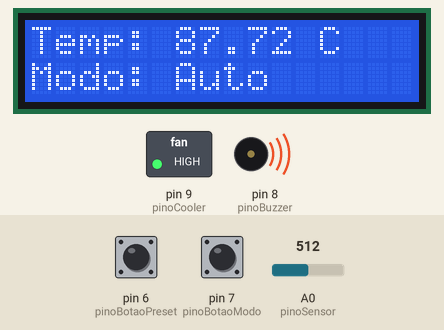
The sketch below on a simulated Arduino Uno, built with avr-gcc and run on an emulated ATmega328P. On the bench: 16×2 character LCD, switched loads named in the sketch (green lamp = pin HIGH), buzzer (waves = sounding). The inputs (shaded band) are chosen by the test bench; at power-on: pin 7 (pinoBotaoModo) LOW, pin 6 (pinoBotaoPreset) LOW, A0 (pinoSensor) = 512.

Above: at 2.7 s.
2.8 s: pin 7 (pinoBotaoModo) pulled HIGH for 0.6 s
At 4.4 s:
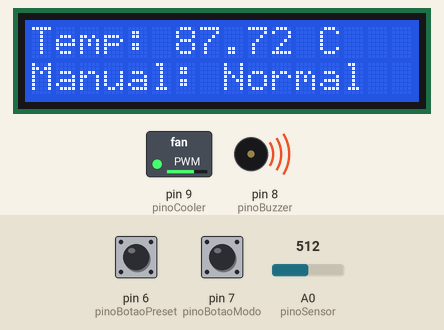
4.9 s: pin 6 (pinoBotaoPreset) pulled HIGH for 0.6 s
At 6.3 s:
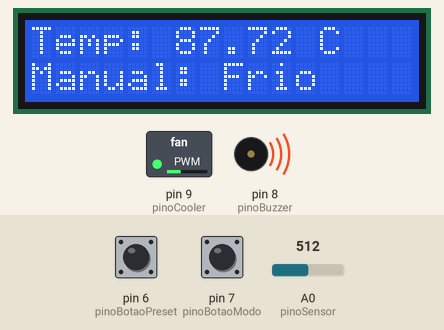
7.0 s: pin 6 (pinoBotaoPreset) pulled HIGH for 1 s
At 8.2 s:
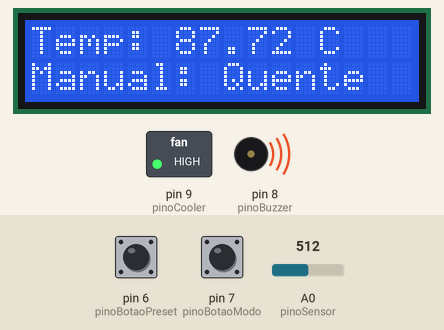
9.5 s: A0 (pinoSensor) set to 173
At 10.2 s:
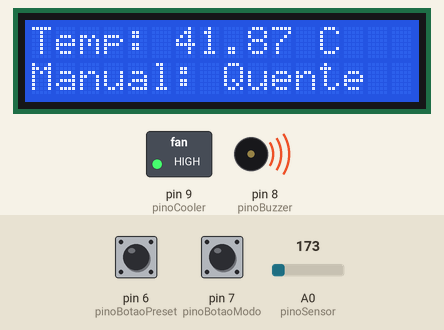
11.3 s: A0 (pinoSensor) set to 147
At 12.1 s:
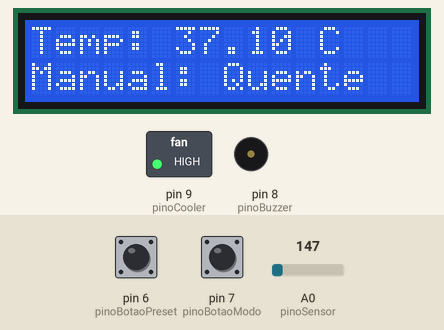
14.3 s: pin 7 (pinoBotaoModo) pulled HIGH for 1 s
At 15.3 s:
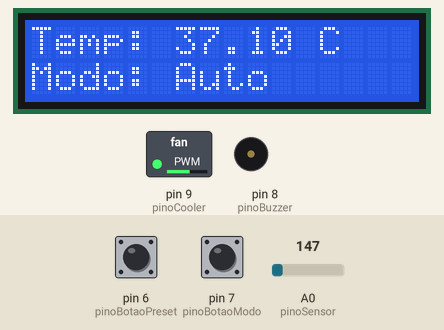
Timing chart, 0 to 17.3 s (numbered marks = the images above; inputs shaded):
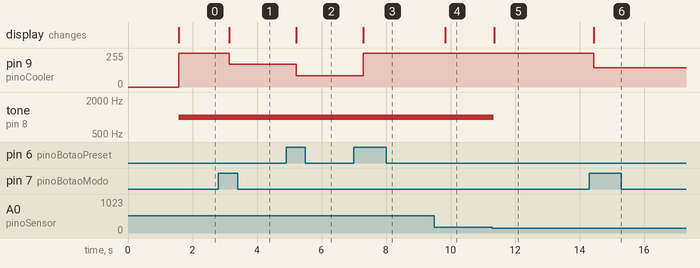

The sketch:

cooler.ino
```cpp
// --- Bibliotecas ---
#include <LiquidCrystal.h>
#include <math.h>

// --- Mapeamento de Pinos (Hardware) ---

// 1. Display LCD
LiquidCrystal lcd(12, 11, 5, 4, 3, 2);

// 2. Sensor de Temperatura
const int pinoSensor = A0;

// 3. Atuadores
const int pinoCooler = 9;
const int pinoBuzzer = 8;

// 4. Entradas (Inputs)
const int pinoBotaoModo = 7;     // Botão 1: Alterna Auto / Manual
const int pinoBotaoPreset = 6; // Botão 2: Alterna os presets manuais

// --- Variáveis Globais de Controle ---
float temperaturaC = 0.0;
bool modoManual = false;
bool estadoBotaoAnterior = LOW;
bool estadoBotaoPresetAnterior = LOW;
int presetManual = 0; // 0 = Normal, 1 = Frio, 2 = Quente

// --- Configurações do Projeto ---
const float LIMITE_ALERTA = 40.0;
const float TEMP_MIN_AUTO = 20.0;
const float TEMP_MAX_AUTO = 50.0;

// Definição dos presets manuais (0-255)
const int VELOCIDADE_FRIA = 85;   // Baixa rotação
const int VELOCIDADE_NORMAL = 170; // Rotação normal
const int VELOCIDADE_QUENTE = 255; // Alta rotação

// --- Configurações do NTC ---
// (Altere estes valores para o seu sensor específico!)
const float R_FIXO = 1000.0;     // Valor do resistor fixo (ex: 10k Ohms)
const float R_NOMINAL = 10000.0;   // Resistência nominal do NTC (ex: 10k Ohms)
const float TEMP_NOMINAL = 25.0;   // Temperatura nominal (geralmente 25 C)
const float B_VALOR = 3950.0;      // Coeficiente Beta (B-value) do NTC

void setup() {
  lcd.begin(16, 2);
  lcd.print("Iniciando Sistema...");

  pinMode(pinoCooler, OUTPUT);
  pinMode(pinoBuzzer, OUTPUT);

  pinMode(pinoBotaoModo, INPUT);
  pinMode(pinoBotaoPreset, INPUT); // Configura o novo pino do botão

  delay(1500);
  Serial.begin(9600);
}

void loop() {
  // 1. LEITURA: Verificar o Botão de Modo (Auto/Manual)
  verificarBotaoModo();

  // 2. LEITURA: Ler o Sensor de Temperatura
  lerTemperatura();

  // 3. LÓGICA: Decidir e Atuar
  if (modoManual) {
    // Se está em modo manual, verifica o botão de preset
    verificarBotaoPreset();
    controlarModoManual();
  } else {
    // Se está em modo auto, reseta o preset para o padrão
    presetManual = 0;
    controlarModoAutomatico();
  }

  // 4. LÓGICA: Verificar Alerta Sonoro
  verificarAlerta();

  // 5. SAÍDA: Atualizar o Display LCD
  atualizarDisplay();

  delay(500);
}

// --- Funções Auxiliares ---

void verificarBotaoModo() {
  bool estadoBotaoAtual = digitalRead(pinoBotaoModo);
  if (estadoBotaoAtual == HIGH && estadoBotaoAnterior == LOW) {
    modoManual = !modoManual;
    delay(50);
  }
  estadoBotaoAnterior = estadoBotaoAtual;
}

void verificarBotaoPreset() {
  // Esta função só é chamada se estivermos no modo manual
  bool estadoBotaoAtual = digitalRead(pinoBotaoPreset);
  if (estadoBotaoAtual == HIGH && estadoBotaoPresetAnterior == LOW) {
    // Avança para o próximo preset
    presetManual++;
    if (presetManual > 2) {
      presetManual = 0; // Volta para o início (0->1->2->0)
    }
    delay(50); // Debounce
  }
  estadoBotaoPresetAnterior = estadoBotaoAtual;
}

void lerTemperatura() {
  // 1. Faz a leitura do valor analógico (0-1023)
  int leituraSensor = analogRead(pinoSensor);

  // 2. Converte a leitura para a resistência do NTC (Usando a Fórmula B)
  // Esta fórmula assume o circuito: 5V -> NTC -> (pinoSensor) -> R_Fixo -> GND
  float R_NTC = R_FIXO * ( (1024.0 - (float)leituraSensor) / (float)leituraSensor );

  // 3. Calcula a temperatura usando a equação do Parâmetro Beta
  float steinhart;
  steinhart = R_NTC / R_NOMINAL;
  steinhart = log(steinhart);
  steinhart /= B_VALOR;
  steinhart += 1.0 / (TEMP_NOMINAL + 273.15);
  steinhart = 1.0 / steinhart;

  // 4. Converte de Kelvin para Celsius e atualiza a variável global
  temperaturaC = steinhart - 273.15;
}

void controlarModoManual() {
  // Controla o cooler com base no preset manual selecionado
  switch (presetManual) {
    case 0: // Normal
      analogWrite(pinoCooler, VELOCIDADE_NORMAL);
      break;
    case 1: // Frio
      analogWrite(pinoCooler, VELOCIDADE_FRIA);
      break;
    case 2: // Quente
      analogWrite(pinoCooler, VELOCIDADE_QUENTE);
      break;
  }
}

void controlarModoAutomatico() {
  int velocidadePWM = map(temperaturaC, TEMP_MIN_AUTO, TEMP_MAX_AUTO, 0, 255);
  velocidadePWM = constrain(velocidadePWM, 0, 255);
  analogWrite(pinoCooler, velocidadePWM);
}

void verificarAlerta() {
  if (temperaturaC > LIMITE_ALERTA) {
    tone(pinoBuzzer, 1000);
  } else {
    noTone(pinoBuzzer);
  }
}

void atualizarDisplay() {
  lcd.clear();
  lcd.setCursor(0, 0); // Linha 1
  lcd.print("Temp: ");
  lcd.print(temperaturaC);
  lcd.print(" C");

  lcd.setCursor(0, 1); // Linha 2
  if (modoManual) {
    lcd.print("Manual: ");
    switch (presetManual) {
      case 0:
        lcd.print("Normal");
        break;
      case 1:
        lcd.print("Frio");
        break;
      case 2:
        lcd.print("Quente");
        break;
    }
  } else {
    lcd.print("Modo: Auto");
  }
}
```

Measured:
- the behaviour switches between 163 and 162 on A0 (pinoSensor) (found by bisection; images 4 and 5)
- after the input at 2.8 s, pin 9 (pinoCooler): 255/255 → 170/255 after 0.33 s; the display: changes after 0.34 s (image 1)
- after the input at 4.9 s, pin 9 (pinoCooler): 170/255 → 85/255 after 0.31 s; the display: changes after 0.32 s (image 2)
- after the input at 7.0 s, pin 9 (pinoCooler): 85/255 → 255/255 after 0.29 s; the display: changes after 0.29 s (image 3)
- after the input at 9.5 s, the display: changes after 0.33 s (image 4)
- after the input at 11.3 s, tone on pin 8 (pinoBuzzer): 1000 Hz → silent at once; the display: changes after 0.05 s (image 5)
- after the input at 14.3 s, pin 9 (pinoCooler): 255/255 → 144/255 after 0.13 s; the display: changes after 0.14 s (image 6)
